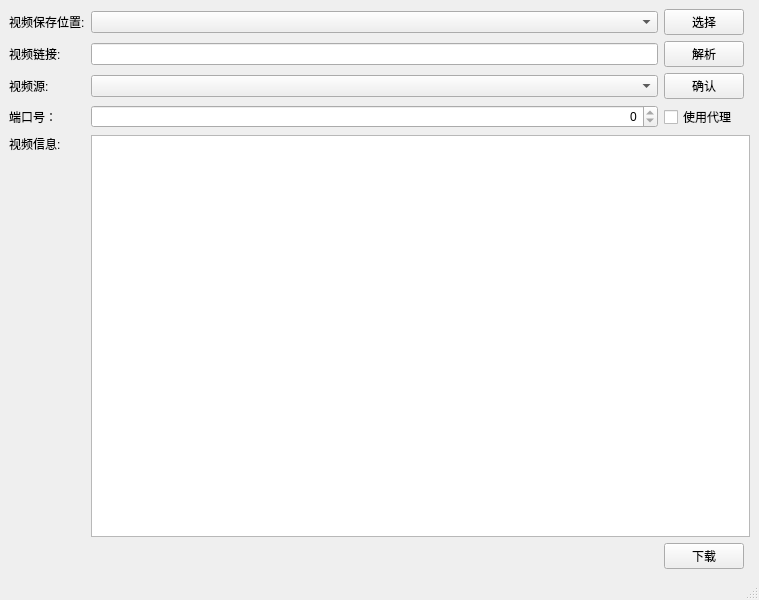
<?xml version="1.0" encoding="UTF-8"?>
<ui version="4.0">
 <class>MainWindow</class>
 <widget class="QMainWindow" name="MainWindow">
  <property name="geometry">
   <rect>
    <x>0</x>
    <y>0</y>
    <width>759</width>
    <height>600</height>
   </rect>
  </property>
  <property name="windowTitle">
   <string>视频下载器</string>
  </property>
  <widget class="QWidget" name="centralwidget">
   <layout class="QGridLayout" name="gridLayout">
    <item row="5" column="0">
     <widget class="QLabel" name="info_Label">
      <property name="text">
       <string>视频信息:</string>
      </property>
     </widget>
    </item>
    <item row="1" column="0">
     <widget class="QLabel" name="url_Label">
      <property name="text">
       <string>视频链接:</string>
      </property>
     </widget>
    </item>
    <item row="1" column="1">
     <widget class="QLineEdit" name="url_Edit"/>
    </item>
    <item row="2" column="2">
     <widget class="QPushButton" name="source_Button">
      <property name="text">
       <string>确认</string>
      </property>
     </widget>
    </item>
    <item row="7" column="2">
     <widget class="QPushButton" name="download_Button">
      <property name="text">
       <string>下载</string>
      </property>
     </widget>
    </item>
    <item row="0" column="2">
     <widget class="QPushButton" name="save_Button">
      <property name="text">
       <string>选择</string>
      </property>
     </widget>
    </item>
    <item row="0" column="0">
     <widget class="QLabel" name="save_Label">
      <property name="text">
       <string>视频保存位置:</string>
      </property>
     </widget>
    </item>
    <item row="1" column="2">
     <widget class="QPushButton" name="resolve_Button">
      <property name="text">
       <string>解析</string>
      </property>
     </widget>
    </item>
    <item row="6" column="0">
     <spacer name="verticalSpacer">
      <property name="orientation">
       <enum>Qt::Vertical</enum>
      </property>
      <property name="sizeHint" stdset="0">
       <size>
        <width>20</width>
        <height>40</height>
       </size>
      </property>
     </spacer>
    </item>
    <item row="2" column="0">
     <widget class="QLabel" name="source_Label">
      <property name="text">
       <string>视频源:</string>
      </property>
     </widget>
    </item>
    <item row="4" column="0">
     <widget class="QLabel" name="port_Label">
      <property name="text">
       <string>端口号：</string>
      </property>
     </widget>
    </item>
    <item row="4" column="2">
     <widget class="QCheckBox" name="proxy_CheckBox">
      <property name="text">
       <string>使用代理</string>
      </property>
     </widget>
    </item>
    <item row="2" column="1">
     <widget class="QComboBox" name="source_Box"/>
    </item>
    <item row="0" column="1">
     <widget class="QComboBox" name="save_Box"/>
    </item>
    <item row="4" column="1">
     <widget class="QSpinBox" name="spinBox">
      <property name="alignment">
       <set>Qt::AlignRight|Qt::AlignTrailing|Qt::AlignVCenter</set>
      </property>
      <property name="readOnly">
       <bool>true</bool>
      </property>
      <property name="buttonSymbols">
       <enum>QAbstractSpinBox::UpDownArrows</enum>
      </property>
      <property name="accelerated">
       <bool>false</bool>
      </property>
      <property name="maximum">
       <number>65536</number>
      </property>
     </widget>
    </item>
    <item row="5" column="1" rowspan="2" colspan="3">
     <widget class="QTextBrowser" name="info_Browser"/>
    </item>
   </layout>
  </widget>
  <widget class="QMenuBar" name="menubar">
   <property name="geometry">
    <rect>
     <x>0</x>
     <y>0</y>
     <width>759</width>
     <height>24</height>
    </rect>
   </property>
  </widget>
  <widget class="QStatusBar" name="statusbar"/>
 </widget>
 <resources/>
 <connections/>
</ui>
